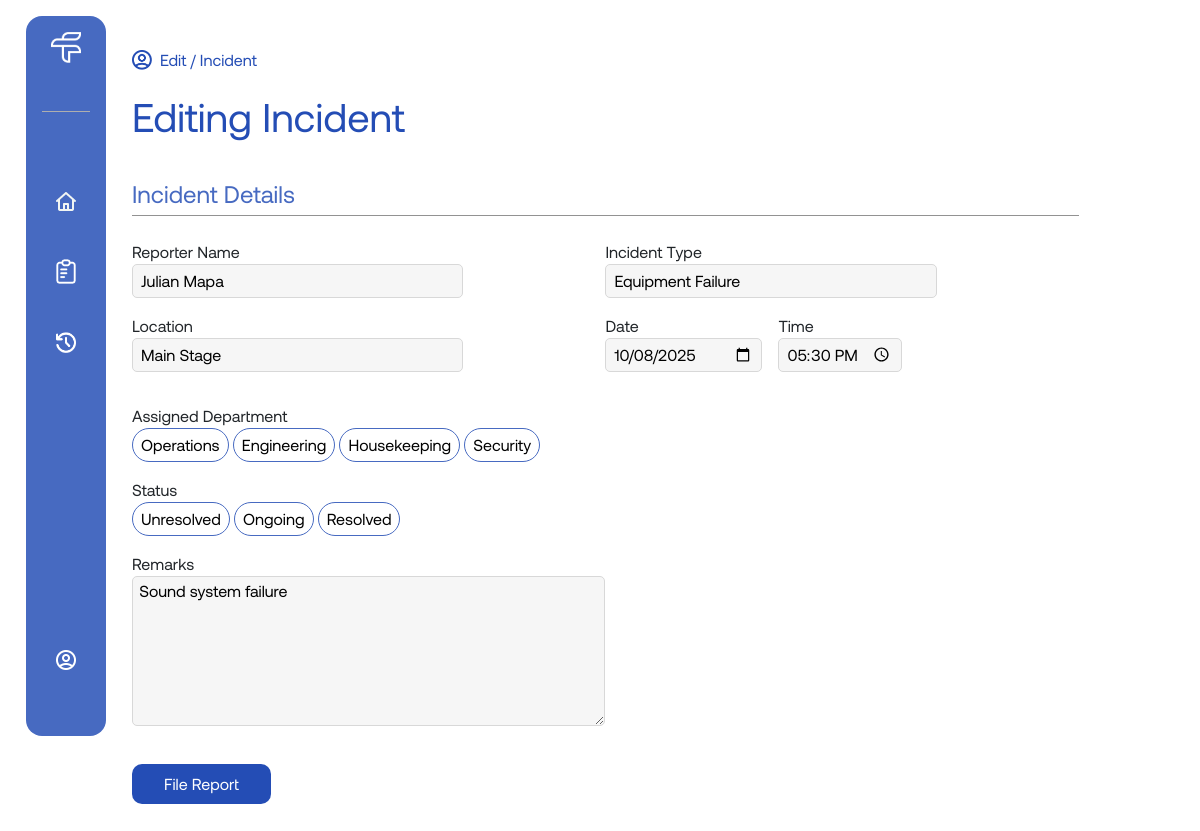
Page /pages/edit-incident.php?incidentId=1 (signed in) on the earlier database version.
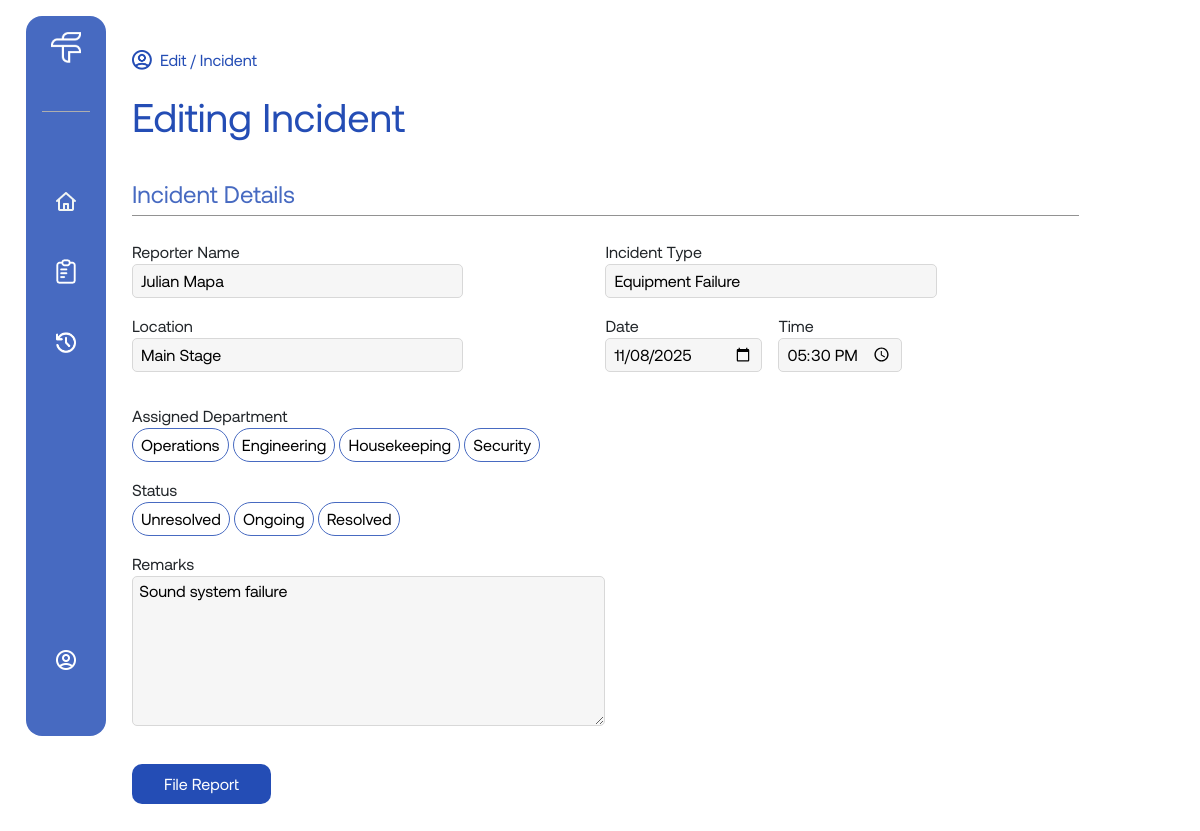
Same page on the later database version.
### tables this page shows
CREATE TABLE incidents (
  incident_id INT(10) AUTO_INCREMENT PRIMARY KEY,
  description VARCHAR(255) NOT NULL,
  location VARCHAR(255) NOT NULL,
  reported_by INT(10),
  role_assigned_to VARCHAR(255),
  status VARCHAR(255) DEFAULT 'Ongoing',
  remarks VARCHAR(255),
  date DATE,
  time TIME,
  FOREIGN KEY (reported_by) REFERENCES users(user_id) ON DELETE SET NULL
);

### pages/edit-incident.php (the view, shortened to what the changed rows need)
<?php
    include('../includes/db_connect.php');
    if (isset($_GET['incidentId'])) {
        $id = $_GET['incidentId'];
        $sql_fetch = "SELECT * FROM incidents WHERE incident_id = $id";
        $result = mysqli_query($conn, $sql_fetch);
        if ($result-> num_rows > 0) {
            while ($row = mysqli_fetch_array($result)) {
                $incident = $row['description'];
                $location = $row['location'];
                $date = $row['date'];
                $time = $row['time'];
                $remarks = $row['remarks'];
            }
        }
    }
?>
<!DOCTYPE html>
<html lang="en">
<head>
    <link href="https://cdn.jsdelivr.net/npm/bootstrap@5.3.8/dist/css/bootstrap.min.css" rel="stylesheet">
    <link rel="stylesheet" href="../assets/css/style.css">
</head>
<body>
    <div class="layout d-md-flex w-md-100">
        <div class="main-content flex-md-fill p-md-3 pt-md-5">
            <div class="main-content-container incident-form w-90 mx-auto mx-md-0 w-md-100">
                <h1>Editing Incident</h1>
                <h2>Incident Details</h2>
                <div class="incident-details">
                    <form method="POST" action="">
                        <div class="incident-details">
                            <div class="incident-text-inputs">
                                <div class="incident-form-group">
                                </div>
                                <div class="incident-form-group">
                                    <p>Incident Type</p>
                                    <input
                                    type="text"
                                    name="incident_type"
                                    value = "<?php echo $incident; ?>"
                                    placeholder="e.g Wet Floor"
                                    required
                                    />
                                </div>
                                <div class="incident-form-group">
                                    <p>Location</p>
                                    <input
                                    type="text"
                                    name="location"
                                    value = "<?php echo $location; ?>"
                                    placeholder="e.g 3rd Floor"
                                    required
                                    />
                                </div>
                                <div class="date-time">
                                    <div class="left-date">
                                    <p>Date</p>
                                    <input type="date" name="date" value = "<?php echo $date;?>" required  />
                                    </div>
                                    <div class="right-time">
                                    <p>Time</p>
                                    <input type="time" name="time" value = "<?php echo $time;?>" required />
                                    </div>
                                </div>
                            </div>
                            <p>Assigned Department</p>
                            <div class="department-btns">
                                <button type="button" data-target="dept_ops">Operations</button>
                                <button type="button" data-target="dept_eng">Engineering</button>
                                <button type="button" data-target="dept_house">Housekeeping</button>
                                <button type="button" data-target="dept_sec">Security</button>
                            </div>
                            <p>Status</p>
                            <div class="status-btns">
                                <button type="button" data-target="status_unresolved">Unresolved</button>
                                <button type="button" data-target="status_ongoing">Ongoing</button>
                                <button type="button" data-target="status_resolved">Resolved</button>
                            </div>
                            <p>Remarks</p>
                            <textarea name="remarks" id="remarks" placeholder="Add remarks here..." rows="4"> <?php echo $remarks;?> </textarea>
                            <br />
                            <button type="submit" value= "Update" name= "update" class="submit-btn">File Report</button>
                        </div>
                    </form>
                </div>
            </div>
        </div>
    </div>
</body>
<?php include('../includes/footer.php') ?>

Differences in the rows shown:
changed incidents "Equipment Failure": date "10/08/2025" → "11/08/2025"
